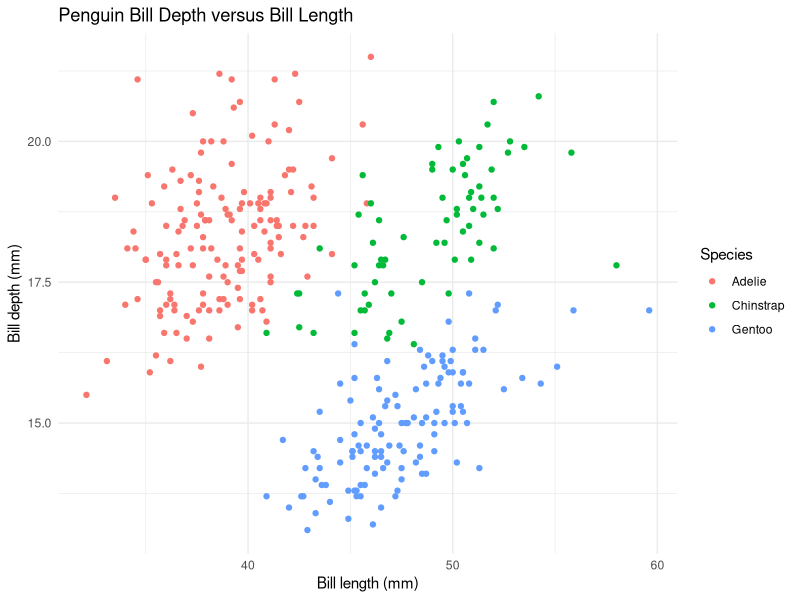
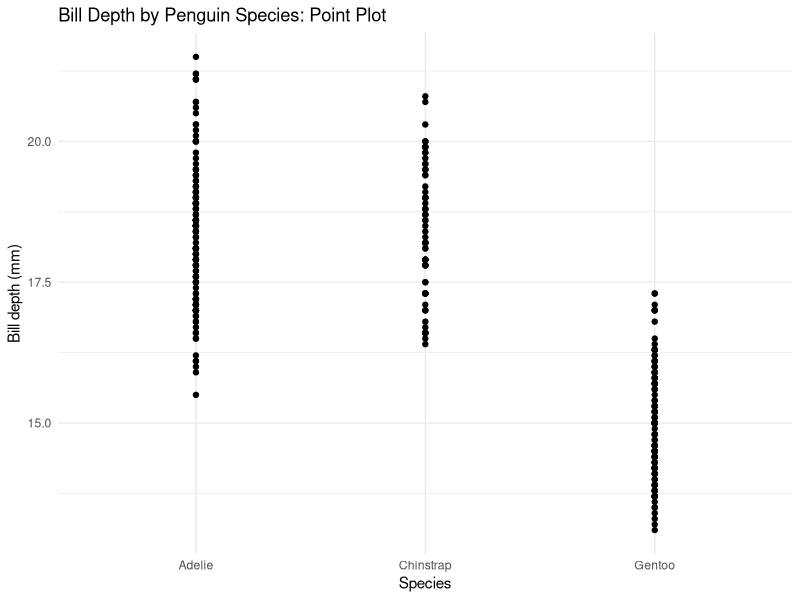
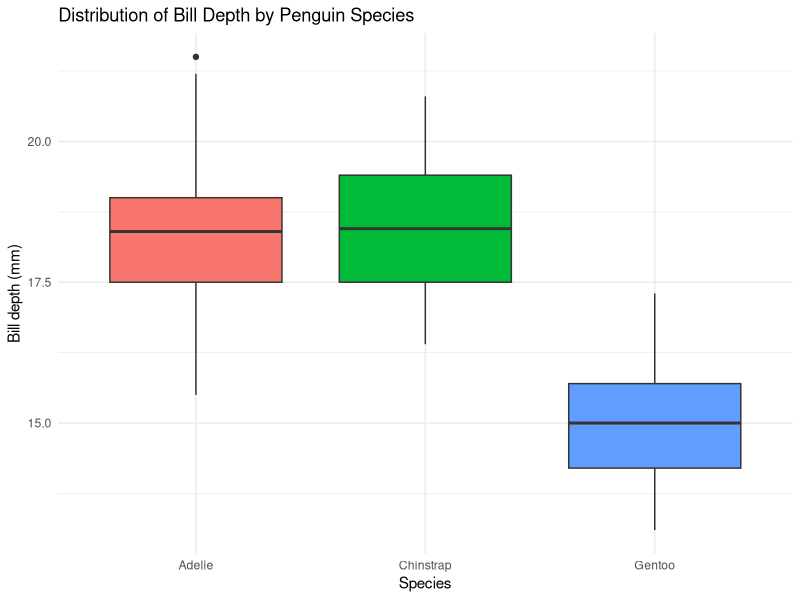
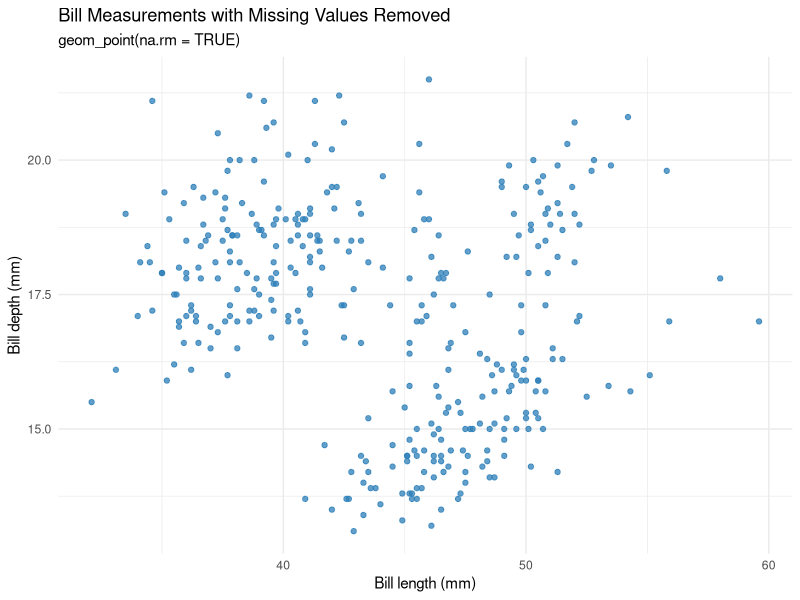

Source code (R) for these figures, in order:
## ---- chunk 1
# Display all R code in the knitted HTML file.
knitr::opts_chunk$set(echo = TRUE, message = FALSE, warning = TRUE)

# Load the packages required for the exercises.
library(tidyverse)
library(palmerpenguins)
## ---- chunk 2
# Create a scatterplot with bill length on the x-axis and bill depth on the
# y-axis. Color is mapped to species to make the clusters easier to interpret.
ggplot(
  data = penguins,
  mapping = aes(
    x = bill_length_mm,
    y = bill_depth_mm,
    color = species
  )
) +
  geom_point(na.rm = TRUE) +
  labs(
    title = "Penguin Bill Depth versus Bill Length",
    x = "Bill length (mm)",
    y = "Bill depth (mm)",
    color = "Species"
  ) +
  theme_minimal()
## ---- chunk 3
# A point geom places observations into three vertical groups because species
# is categorical while bill depth is numerical. Many points overlap.
ggplot(
  data = penguins,
  mapping = aes(x = species, y = bill_depth_mm)
) +
  geom_point(na.rm = TRUE) +
  labs(
    title = "Bill Depth by Penguin Species: Point Plot",
    x = "Species",
    y = "Bill depth (mm)"
  ) +
  theme_minimal()
## ---- chunk 4
# A boxplot is a better choice for comparing the distribution of a numerical
# variable across the levels of a categorical variable.
ggplot(
  data = penguins,
  mapping = aes(x = species, y = bill_depth_mm, fill = species)
) +
  geom_boxplot(na.rm = TRUE, show.legend = FALSE) +
  labs(
    title = "Distribution of Bill Depth by Penguin Species",
    x = "Species",
    y = "Bill depth (mm)"
  ) +
  theme_minimal()
## ---- chunk 5
# Remove observations with missing bill-length or bill-depth values silently
# and create the requested scatterplot.
ggplot(
  data = penguins,
  mapping = aes(x = bill_length_mm, y = bill_depth_mm)
) +
  geom_point(na.rm = TRUE, color = "#2C7FB8", alpha = 0.75) +
  labs(
    title = "Bill Measurements with Missing Values Removed",
    subtitle = "geom_point(na.rm = TRUE)",
    x = "Bill length (mm)",
    y = "Bill depth (mm)"
  ) +
  theme_minimal()
